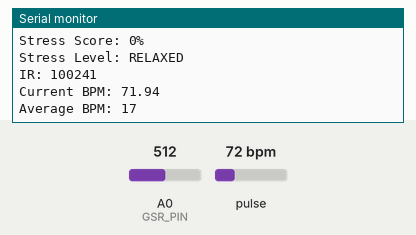
A sketch run on a simulated Arduino Nano 33 IoT. Shown: the last lines printed to the serial monitor. Inputs (shaded band) come from the test bench; at power-on: A0 (GSR_PIN) = 512, pulse 72 bpm. Nothing arrives over Bluetooth unless stated; a phone connects over Bluetooth LE 3 s after start.

Above: at 11.2 s.
11.3 s: A0 (GSR_PIN) set to 625
At 13.8 s:
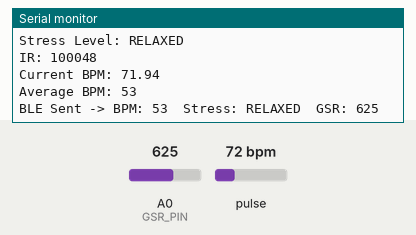
14.3 s: A0 (GSR_PIN) set to 652
At 15.8 s:
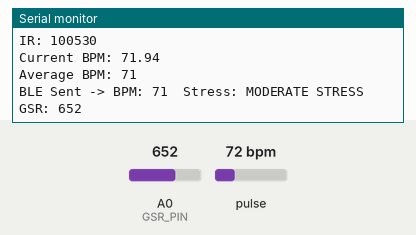
16.5 s: A0 (GSR_PIN) set to 708
At 17.5 s:
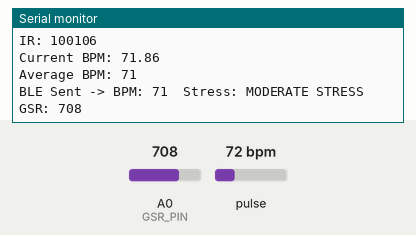
18.0 s: A0 (GSR_PIN) set to 739
At 18.8 s:
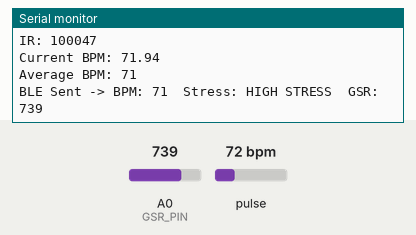
Timing chart, 0 to 21.0 s (numbered marks = the images above; inputs shaded):
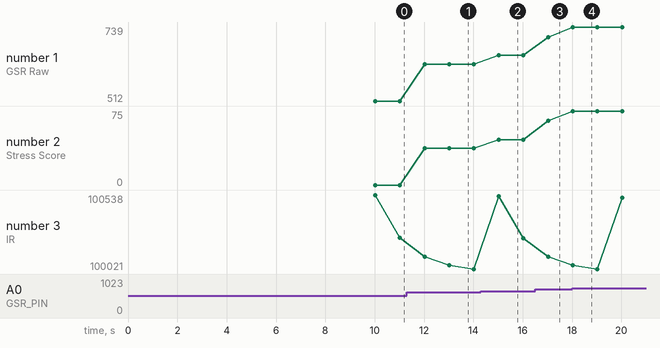

The sketch:

GSR.ino.ino
```cpp
#include <Wire.h>
#include <ArduinoBLE.h>
#include "MAX30105.h"
#include "heartRate.h"

// ── GSR ───────────────────────────────────────────────────────────────────────
const int GSR_PIN = A0;
int baseline = 0;

// ── MAX30105 ──────────────────────────────────────────────────────────────────
MAX30105 particleSensor;

const byte RATE_SIZE = 4;
byte rates[RATE_SIZE];
byte rateSpot = 0;
long lastBeat = 0;
float beatsPerMinute = 0;
int beatAvg = 0;

// ── Timing ────────────────────────────────────────────────────────────────────
unsigned long lastPrint = 0;
const unsigned long PRINT_INTERVAL = 1000;

// ── BLE ───────────────────────────────────────────────────────────────────────
// Standard Heart Rate Service UUID
BLEService healthService("180D");

// Heart Rate Characteristic
BLEUnsignedShortCharacteristic bpmCharacteristic(
  "2A37",
  BLERead | BLENotify
);

// Stress Status Characteristic
BLEStringCharacteristic stressCharacteristic(
  "2A06",
  BLERead | BLENotify,
  20
);

// Custom GSR Characteristic
BLEUnsignedShortCharacteristic gsrCharacteristic(
  "12345678-1234-5678-1234-56789abcdef0",
  BLERead | BLENotify
);

bool bleConnected = false;

// ─────────────────────────────────────────────────────────────────────────────
void setup() {
  Serial.begin(115200);

  // --- GSR Calibration (10 s) ---
  Serial.println("Calibrating GSR baseline, please relax...");
  long total = 0;
  for (int i = 0; i < 100; i++) {
    total += analogRead(GSR_PIN);
    delay(100);
  }

  baseline = total / 100;

  Serial.print("GSR Baseline: ");
  Serial.println(baseline);

  // --- MAX30105 Init ---
  Serial.println("Initializing MAX30105...");

  if (!particleSensor.begin(Wire, I2C_SPEED_FAST)) {
    Serial.println("MAX30105 not found. Check wiring/power.");
    while (1);
  }

  particleSensor.setup();
  particleSensor.setPulseAmplitudeRed(0x0A);
  particleSensor.setPulseAmplitudeGreen(0);

  // --- BLE Init ---
  Serial.println("Initializing BLE...");

  if (!BLE.begin()) {
    Serial.println("BLE failed to start.");
    while (1);
  }

  BLE.setLocalName("PulseGuard");
  BLE.setAdvertisedService(healthService);

  healthService.addCharacteristic(bpmCharacteristic);
  healthService.addCharacteristic(stressCharacteristic);
  healthService.addCharacteristic(gsrCharacteristic);

  BLE.addService(healthService);

  // Initial values
  bpmCharacteristic.writeValue((unsigned short)0);
  stressCharacteristic.writeValue("RELAXED");
  gsrCharacteristic.writeValue((unsigned short)0);

  BLE.advertise();

  Serial.println("BLE advertising as PulseGuard");
  Serial.println("Place your index finger on the sensor.");
  Serial.println("Ready!\n");
}

// ─────────────────────────────────────────────────────────────────────────────
void loop() {

  // Handle BLE connection
  BLEDevice central = BLE.central();

  if (central) {
    if (!bleConnected) {
      bleConnected = true;
      Serial.print("BLE connected: ");
      Serial.println(central.address());
    }
  } else {
    if (bleConnected) {
      bleConnected = false;
      Serial.println("BLE disconnected.");
      BLE.advertise();
    }
  }

  // Read MAX30105
  long irValue = particleSensor.getIR();

  if (checkForBeat(irValue)) {

    long delta = millis() - lastBeat;
    lastBeat = millis();

    beatsPerMinute = 60.0 / (delta / 1000.0);

    if (beatsPerMinute > 20 && beatsPerMinute < 255) {

      rates[rateSpot++] = (byte)beatsPerMinute;
      rateSpot %= RATE_SIZE;

      beatAvg = 0;

      for (byte i = 0; i < RATE_SIZE; i++) {
        beatAvg += rates[i];
      }

      beatAvg /= RATE_SIZE;
    }
  }

  // Once per second
  unsigned long now = millis();

  if (now - lastPrint >= PRINT_INTERVAL) {

    lastPrint = now;

    // Read GSR
    int gsrValue = analogRead(GSR_PIN);

    int difference = gsrValue - baseline;

    int stressScore = constrain(
      map(abs(difference), 0, 300, 0, 100),
      0,
      100
    );

    const char *arousal;

    if (stressScore > 70) {
      arousal = "HIGH STRESS";
    } else if (stressScore > 40) {
      arousal = "MODERATE STRESS";
    } else {
      arousal = "RELAXED";
    }

    bool fingerPresent = (irValue >= 50000);

    // ---------------- Serial ----------------

    Serial.println("---------------------------------------");

    Serial.print("GSR Raw: ");
    Serial.println(gsrValue);

    Serial.print("Stress Score: ");
    Serial.print(stressScore);
    Serial.println("%");

    Serial.print("Stress Level: ");
    Serial.println(arousal);

    Serial.print("IR: ");
    Serial.println(irValue);

    Serial.print("Current BPM: ");
    Serial.println(beatsPerMinute);

    Serial.print("Average BPM: ");
    Serial.println(beatAvg);

    if (!fingerPresent) {
      Serial.println("No finger detected.");
    }

    // ---------------- BLE ----------------

    if (bleConnected) {

      bpmCharacteristic.writeValue(
        fingerPresent ? (unsigned short)beatAvg : (unsigned short)0
      );

      stressCharacteristic.writeValue(arousal);

      // Send raw GSR value
      gsrCharacteristic.writeValue((unsigned short)gsrValue);

      Serial.print("BLE Sent -> BPM: ");
      Serial.print(fingerPresent ? beatAvg : 0);

      Serial.print("  Stress: ");
      Serial.print(arousal);

      Serial.print("  GSR: ");
      Serial.println(gsrValue);
    }
  }
}
```

Measured:
- the behaviour switches between 634 and 635 on A0 (GSR_PIN) (found by bisection; images 1 and 2)
- the behaviour switches between 724 and 725 on A0 (GSR_PIN) (found by bisection; images 3 and 4)
- after the input at 11.3 s, the serial monitor: prints a new line after 0.72 s (image 1)
- after the input at 14.3 s, the serial monitor: prints a new line after 0.73 s (image 2)
- after the input at 16.5 s, the serial monitor: prints a new line after 0.53 s (image 3)
- after the input at 18.0 s, the serial monitor: prints a new line at once (image 4)
- plotted number 1: 512 → 625 after the input at 11.3 s, 625 → 652 after the input at 14.3 s, 652 → 708 after the input at 16.5 s, 708 → 739 after the input at 18.0 s
- plotted number 2: 0 → 37 after the input at 11.3 s, 37 → 46 after the input at 14.3 s, 46 → 65 after the input at 16.5 s, 65 → 75 after the input at 18.0 s
